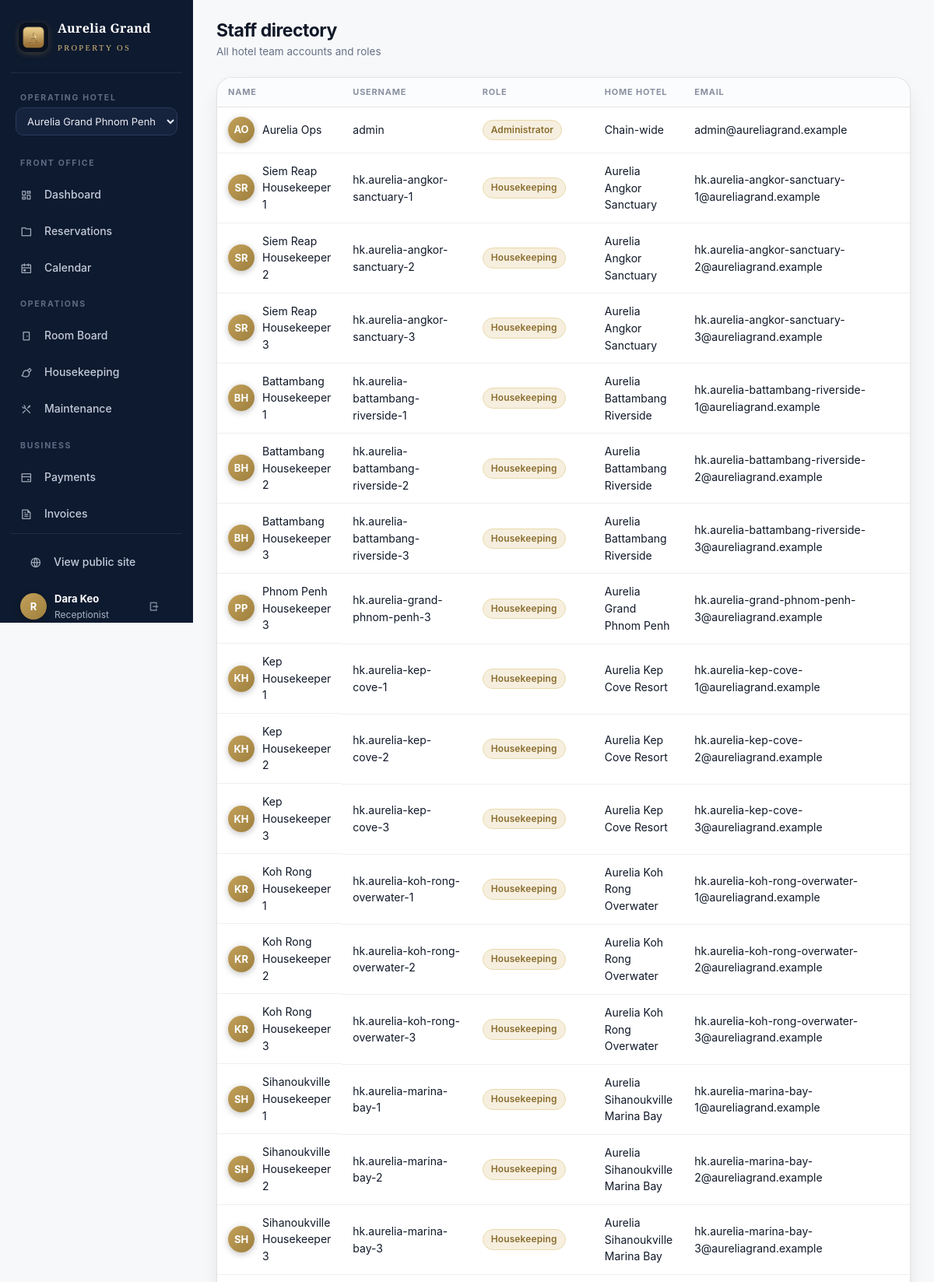
The app's page /auth/staff/ (signed in, upper part) with its own data.
### accounts/models.py (models this page shows, shortened)
class User(AbstractUser):
    class Role(models.TextChoices):
        GUEST = "guest", "Guest"
        RECEPTIONIST = "receptionist", "Receptionist"
        HOUSEKEEPING = "housekeeping", "Housekeeping"
        MANAGER = "manager", "Group Manager"
        PROPERTY_MANAGER = "property_manager", "Property Manager"
        ADMIN = "admin", "Administrator"
    STAFF_ROLES = {Role.RECEPTIONIST, Role.HOUSEKEEPING, Role.MANAGER, Role.PROPERTY_MANAGER, Role.ADMIN}
    role = models.CharField(max_length=20, choices=Role.choices, default=Role.GUEST)
    home_property = models.ForeignKey(
        "hotel.Property", on_delete=models.SET_NULL, null=True, blank=True,
        related_name="staff", help_text="Home hotel for staff; blank = chain-wide (head office)",
    )
    phone = models.CharField(max_length=32, blank=True)
    avatar_initials = models.CharField(max_length=4, blank=True)
    welcome_offer_used = models.BooleanField(default=False, help_text="10% first-stay welcome offer has been consumed")
    class Meta:
        ordering = ["username"]
    @property
    def is_staff_role(self) -> bool:
        return self.role in self.STAFF_ROLES
    @property
    def is_manager_or_above(self) -> bool:
        return self.role in {self.Role.MANAGER, self.Role.PROPERTY_MANAGER, self.Role.ADMIN}
    @property
    def is_group_manager_or_above(self) -> bool:
        return self.role in {self.Role.MANAGER, self.Role.ADMIN}
    @property
    def is_property_manager(self) -> bool:
        return self.role == self.Role.PROPERTY_MANAGER

### hotel/models.py (models this page shows, shortened)
class Property(models.Model):
    name = models.CharField(max_length=120)
    slug = models.SlugField(unique=True, blank=True)
    tagline = models.CharField(max_length=160, blank=True)
    vibe_tags = models.CharField(max_length=160, blank=True, default="",
                                 help_text="Comma-separated destination categories, e.g. 'Temples, History, Culture'")
    description = models.TextField(blank=True)
    city = models.CharField(max_length=80)
    country = models.CharField(max_length=80, default="Cambodia")
    address = models.CharField(max_length=200, blank=True)
    phone = models.CharField(max_length=32, blank=True)
    email = models.EmailField(blank=True)
    stars = models.PositiveSmallIntegerField(default=5, choices=[(i, f"{i}★") for i in range(3, 6)])
    currency = models.CharField(max_length=8, default="USD")
    service_rate = models.DecimalField(max_digits=4, decimal_places=3, default=Decimal("0.000"),
                                       help_text="Service charge; default 0% because the Cambodia demo uses tax only")
    tax_rate = models.DecimalField(max_digits=4, decimal_places=3, default=Decimal("0.050"),
                                   help_text="VAT/GST, e.g. 0.050 = 5%")
    check_in_hour = models.PositiveSmallIntegerField(default=14)
    check_out_hour = models.PositiveSmallIntegerField(default=12)
    image_url = models.URLField(blank=True)
    latitude = models.FloatField(null=True, blank=True, help_text="WGS-84 decimal degrees (Google Maps source)")
    longitude = models.FloatField(null=True, blank=True, help_text="WGS-84 decimal degrees (Google Maps source)")
    is_active = models.BooleanField(default=True)
    created_at = models.DateTimeField(auto_now_add=True)
    class Meta:
        ordering = ["name"]
        verbose_name_plural = "properties"

### accounts/views.py (the view)
# urls.py: path("staff/", views.staff_directory, name="staff_directory"),
@front_office_required
def staff_directory(request):
    from .models import User
    from core.properties import get_active_property
    prop = get_active_property(request)
    staff = User.objects.filter(role__in=User.STAFF_ROLES)
    if prop:
        staff = staff.filter(home_property__isnull=True) | staff.filter(home_property=prop)
    staff = staff.order_by("role", "username")
    return render(request, "accounts/staff_directory.html", {"staff": staff})

### core/context_processors.py (called while the page is built)
def site_context(request):
    from core.properties import properties_for_user
    ctx = {
        "HOTEL_NAME": "Aurelia Collection",
        "HOTEL_TAGLINE": "10 sanctuaries · Cambodia",
        "CURRENCY": settings.HOTEL_CURRENCY,
        "properties": properties_for_user(request.user),
    }
    if getattr(request.user, "is_staff_role", False):
        from core.properties import get_active_property
        ctx["active_property"] = get_active_property(request)
    return ctx

### core/properties.py (called while the page is built)
def properties_for_user(user):
    qs = Property.objects.filter(is_active=True)
    if getattr(user, "is_group_manager_or_above", False):
        return qs
    if getattr(user, "home_property_id", None):
        return qs.filter(pk=user.home_property_id)
    return qs.none()

def get_active_property(request):
    user = getattr(request, "user", None)
    if getattr(user, "is_property_manager", False):
        return getattr(user, "home_property", None)
    pk = request.session.get(SESSION_KEY)
    if pk == "all" or pk is None:
        return getattr(user, "home_property", None) if pk is None else None
    return Property.objects.filter(pk=pk, is_active=True).first()

### core/templatetags/hotel_extras.py (called while the page is built)
@register.simple_tag(takes_context=True)
def nav_active(context, prefix, exact=False):
    path = context["request"].path
    if exact:
        return "active" if path == prefix else ""
    return "active" if path.startswith(prefix) else ""

### templates/accounts/staff_directory.html (shortened to what this page needs)
{% extends "staff_base.html" %}
{% block content %}
<div class="pms-head"><div><h1>Staff directory</h1><div class="sub">All hotel team accounts and roles</div></div></div>
<div class="card"><div class="table-wrap"><table class="data">
  <thead><tr><th>Name</th><th>Username</th><th>Role</th><th>Home hotel</th><th>Email</th><th>Phone</th><th>Active</th></tr></thead>
  <tbody>
  {% for u in staff %}
    <tr>
      <td class="flex gap-2"><span class="avatar">{{ u.avatar_initials }}</span> {{ u.get_full_name|default:"—" }}</td>
      <td>{{ u.username }}</td>
      <td><span class="badge badge-gold no-dot">{{ u.get_role_display }}</span></td>
      <td>{{ u.home_property.name|default:"Chain-wide" }}</td>
      <td>{{ u.email }}</td><td>{{ u.phone|default:"—" }}</td>
    </tr>
  {% endfor %}
  </tbody>
</table></div></div>
{% endblock %}

### templates/staff_base.html (shortened to what this page needs)
{% load static hotel_extras %}<!DOCTYPE html>
<html lang="en">
<head>
  <link rel="stylesheet" href="{% static 'css/fonts/remixicon.css' %}">
  <link rel="stylesheet" href="{% static 'css/app.css' %}?v=20260929-rbac-housekeeping">
  <link rel="stylesheet" href="{% static 'css/ios.css' %}?v=20260927-logo-simple">
  <link rel="stylesheet" href="{% static 'css/premium.css' %}?v=20260928-responsive-1">
</head>
<body>
<div class="pms-layout">
  <aside class="sidebar" id="sidebar">
    <a class="brand" href="{% if user.role == 'housekeeping' %}{% url 'operations:task_board' %}{% else %}{% url 'pms:dashboard' %}{% endif %}">
      <span class="mark">A</span>
      <span><span class="name">Aurelia Grand</span><br><span class="sub">Property OS</span></span>
    </a>
    {% if user.role != 'housekeeping' %}
    <form method="get" action="{% url 'pms:switch_property' %}" style="padding:0 6px 10px" id="prop-switch">
      <label class="side-label" style="padding:6px 6px 4px;display:block">Operating hotel</label>
      <select name="property" onchange="this.form.submit()"
              style="background:#16233d;color:#e9ecf3;border-color:#2a3a5c;font-size:13px;padding:8px 10px">
        {% for pr in properties %}
        <option value="{{ pr.pk }}" {% if active_property and active_property.pk == pr.pk %}selected{% endif %}>{{ pr.name }}</option>
        {% endfor %}
      </select>
    </form>
    <span class="side-label">Front office</span>
    <a class="side-link {% nav_active '/pms/' exact=True %}" href="{% url 'pms:dashboard' %}"><span class="ic"><i class="ri-dashboard-line" aria-hidden="true"></i></span> Dashboard</a>
    <a class="side-link {% nav_active '/pms/reservations' %}" href="{% url 'pms:reservations' %}"><span class="ic"><i class="ri-folder-line" aria-hidden="true"></i></span> Reservations</a>
    <a class="side-link {% nav_active '/pms/calendar' %}" href="{% url 'pms:calendar' %}"><span class="ic"><i class="ri-calendar-event-line" aria-hidden="true"></i></span> Calendar</a>
    <span class="side-label">Operations</span>
    <a class="side-link {% nav_active '/operations/rooms' %}" href="{% url 'operations:room_board' %}"><span class="ic"><i class="ri-door-line" aria-hidden="true"></i></span> Room Board</a>
    <a class="side-link {% nav_active '/operations/housekeeping' %}" href="{% url 'operations:task_board' %}"><span class="ic"><i class="ri-brush-line" aria-hidden="true"></i></span> Housekeeping</a>
    <a class="side-link {% nav_active '/operations/maintenance' %}" href="{% url 'operations:maintenance' %}"><span class="ic"><i class="ri-tools-line" aria-hidden="true"></i></span> Maintenance</a>
    {% if user.is_manager_or_above %}
    <span class="side-label">Business</span>
    <a class="side-link {% nav_active '/pms/rates' %}" href="{% url 'pms:rates' %}"><span class="ic"><i class="ri-price-tag-3-line" aria-hidden="true"></i></span> Rates & Rules</a>
    <a class="side-link {% nav_active '/finance/payments' %}" href="{% url 'finance:payments' %}"><span class="ic"><i class="ri-bank-card-line" aria-hidden="true"></i></span> Payments</a>
    <a class="side-link {% nav_active '/finance/invoices' %}" href="{% url 'finance:invoices' %}"><span class="ic"><i class="ri-file-text-line" aria-hidden="true"></i></span> Invoices</a>
    <a class="side-link {% nav_active '/finance/reports' %}" href="{% url 'finance:reports' %}"><span class="ic"><i class="ri-bar-chart-2-line" aria-hidden="true"></i></span> Reports</a>
    <a class="side-link {% nav_active '/analytics' %}" href="{% url 'analytics:overview' %}"><span class="ic"><i class="ri-line-chart-line" aria-hidden="true"></i></span> Analytics</a>
    {% else %}
    <span class="side-label">Business</span>
    <a class="side-link {% nav_active '/finance/payments' %}" href="{% url 'finance:payments' %}"><span class="ic"><i class="ri-bank-card-line" aria-hidden="true"></i></span> Payments</a>
    <a class="side-link {% nav_active '/finance/invoices' %}" href="{% url 'finance:invoices' %}"><span class="ic"><i class="ri-file-text-line" aria-hidden="true"></i></span> Invoices</a>
    {% endif %}
    {% else %}
    <span class="side-label">My work</span>
    <a class="side-link {% nav_active '/operations/housekeeping' %}" href="{% url 'operations:task_board' %}"><span class="ic"><i class="ri-brush-line" aria-hidden="true"></i></span> My Housekeeping Tasks</a>
    {% endif %}
    <div class="side-foot">
      <a class="side-link" href="{% url 'core:home' %}"><span class="ic"><i class="ri-global-line" aria-hidden="true"></i></span> View public site</a>
      <div class="flex gap-2 mt-3">
        <span class="avatar" title="{{ user.username }}">{{ user.username|slice:":1"|upper }}</span>
        <span style="min-width:0">
          <b style="color:#fff;display:block;font-size:13px;overflow:hidden;text-overflow:ellipsis">{{ user.get_full_name|default:user.username }}</b>
          <span class="tiny">{{ user.get_role_display }}</span>
        </span>
        <form method="post" action="{% url 'accounts:logout' %}" style="margin-left:auto">{% csrf_token %}
          <button class="btn btn-ghost btn-sm" style="color:#8b95a9" title="Sign out" type="submit"><i class="ri-logout-box-r-line" aria-hidden="true"></i></button>
        </form>
      </div>
    </div>
  </aside>
  <main class="pms-main">
    {% block content %}{% endblock %}
  </main>
</div>
</body>
</html>

### static/css/ios.css (style rules this page uses)
:root { --ios-blue: #007AFF; --ios-green: #34C759; --ios-red: #FF3B30; --ios-fill: rgba(118, 118, 128, .12); --ios-hair: rgba(60, 60, 67, .14); --ios-hair-2: rgba(60, 60, 67, .08); --ios-ink: #1c1e26; --ios-mut: #6d7280; --ios-shadow: 0 1px 2px rgba(0, 0, 0, .05), 0 10px 30px -12px rgba(0, 0, 0, .18); --ios-shadow-lg: 0 24px 70px -24px rgba(10, 20, 40, .38); }
body { font-family: -apple-system, BlinkMacSystemFont, "SF Pro Text", "SF Pro Display", "Segoe UI", Roboto, "Helvetica Neue", sans-serif; -webkit-font-smoothing: antialiased; text-rendering: optimizeLegibility; }
h1, h2, h3, h4, .pms-head h1 { letter-spacing: -.022em; }
* { scrollbar-width: thin; scrollbar-color: rgba(120, 130, 150, .35) transparent; }
.btn { border-radius: 14px; font-weight: 600; letter-spacing: -.01em; transition: transform .12s ease, filter .15s ease, box-shadow .2s ease, background .15s; }
.btn-sm { border-radius: 10px; }
.btn-ghost { background: transparent; color: var(--ios-blue); }
.card { border-radius: 20px; border: 1px solid var(--ios-hair); background: #fff; box-shadow: var(--ios-shadow); overflow: hidden; }
.badge { border-radius: 999px; letter-spacing: .01em; }
.table-wrap { border-radius: 16px; }
table.data th { font-size: 11px; text-transform: uppercase; letter-spacing: .07em; color: #8a90a0; font-weight: 700; border-bottom: 1px solid var(--ios-hair); }
table.data td { border-bottom: 1px solid var(--ios-hair-2); }
table.data tbody tr { transition: background .12s; }
.side-link { border-radius: 11px; transition: background .13s, transform .12s; }
.sidebar { scrollbar-color: #2a3a5c transparent; }
.avatar { box-shadow: 0 2px 8px rgba(0, 0, 0, .25); }
html.ios-nav body { transition: opacity .13s ease, transform .13s ease; }

### static/css/premium.css (style rules this page uses)
:root { --ease-out: cubic-bezier(.16, 1, .3, 1); --ease-spring: cubic-bezier(.34, 1.56, .64, 1); --ease-inout: cubic-bezier(.65, 0, .35, 1); --gold-grad: linear-gradient(120deg, #e8cf94, #c3a15a 40%, #f3e3b8 60%, #b08d42); }
.btn { position: relative; overflow: hidden; isolation: isolate; transition: transform .18s var(--ease-spring), box-shadow .25s, background .2s, filter .2s; }
.btn::before { content: ""; position: absolute; top: 0; left: -80%; width: 50%; height: 100%; z-index: -1; background: linear-gradient(100deg, transparent, rgba(255, 255, 255, .45), transparent); transform: skewX(-20deg); transition: left .6s var(--ease-out); }
html { background:var(--bg); }
table.data tbody tr { animation: rowIn .45s var(--ease-out) both; animation-delay: calc(var(--i, 0) * 35ms); }
table.data tbody tr { transition: background .2s; }
.side-link { transition: transform .2s var(--ease-out), background .2s, color .2s; position: relative; }
.side-link::before { content: ""; position: absolute; left: 0; top: 20%; bottom: 20%; width: 3px; border-radius: 3px; background: var(--gold); transform: scaleY(0); transition: transform .25s var(--ease-spring); }
.badge { transition: transform .2s var(--ease-spring); }
html { -webkit-text-size-adjust: 100%; }
body { min-width: 0; overflow-x: hidden; }
button, input, select, textarea { max-width: 100%; }
@media (hover: none), (pointer: coarse) { .btn { min-height: 44px; } }
@media (hover: none), (pointer: coarse) { .btn-sm { min-height: 40px; } }

### records on screen
User: username "R", get_full_name "Dara Keo", role "Receptionist"
User: avatar_initials "AO", get_full_name "Aurelia Ops", username "admin", role "Administrator", home_property.name "Chain-wide", email "admin@aureliagrand.example"
User: avatar_initials "SR", get_full_name "Siem Reap Housekeeper 1", username "hk.aurelia-angkor-sanctuary-1", role "Housekeeping", home_property.name "Aurelia Angkor Sanctuary", email "hk.aurelia-angkor-sanctuary-1@aureliagrand.example"
User: avatar_initials "SR", get_full_name "Siem Reap Housekeeper 2", username "hk.aurelia-angkor-sanctuary-2", role "Housekeeping", home_property.name "Aurelia Angkor Sanctuary", email "hk.aurelia-angkor-sanctuary-2@aureliagrand.example"
User: avatar_initials "SR", get_full_name "Siem Reap Housekeeper 3", username "hk.aurelia-angkor-sanctuary-3", role "Housekeeping", home_property.name "Aurelia Angkor Sanctuary", email "hk.aurelia-angkor-sanctuary-3@aureliagrand.example"
User: avatar_initials "BH", get_full_name "Battambang Housekeeper 1", username "hk.aurelia-battambang-riverside-1", role "Housekeeping", home_property.name "Aurelia Battambang Riverside", email "hk.aurelia-battambang-riverside-1@aureliagrand.example"
User: avatar_initials "BH", get_full_name "Battambang Housekeeper 2", username "hk.aurelia-battambang-riverside-2", role "Housekeeping", home_property.name "Aurelia Battambang Riverside", email "hk.aurelia-battambang-riverside-2@aureliagrand.example"
User: avatar_initials "BH", get_full_name "Battambang Housekeeper 3", username "hk.aurelia-battambang-riverside-3", role "Housekeeping", home_property.name "Aurelia Battambang Riverside", email "hk.aurelia-battambang-riverside-3@aureliagrand.example"
User: avatar_initials "PP", get_full_name "Phnom Penh Housekeeper 3", username "hk.aurelia-grand-phnom-penh-3", role "Housekeeping", home_property.name "Aurelia Grand Phnom Penh", email "hk.aurelia-grand-phnom-penh-3@aureliagrand.example"
User: avatar_initials "KH", get_full_name "Kep Housekeeper 1", username "hk.aurelia-kep-cove-1", role "Housekeeping", home_property.name "Aurelia Kep Cove Resort", email "hk.aurelia-kep-cove-1@aureliagrand.example"
User: avatar_initials "KH", get_full_name "Kep Housekeeper 2", username "hk.aurelia-kep-cove-2", role "Housekeeping", home_property.name "Aurelia Kep Cove Resort", email "hk.aurelia-kep-cove-2@aureliagrand.example"
User: avatar_initials "KH", get_full_name "Kep Housekeeper 3", username "hk.aurelia-kep-cove-3", role "Housekeeping", home_property.name "Aurelia Kep Cove Resort", email "hk.aurelia-kep-cove-3@aureliagrand.example"
User: avatar_initials "KR", get_full_name "Koh Rong Housekeeper 1", username "hk.aurelia-koh-rong-overwater-1", role "Housekeeping", home_property.name "Aurelia Koh Rong Overwater", email "hk.aurelia-koh-rong-overwater-1@aureliagrand.example"
User: avatar_initials "KR", get_full_name "Koh Rong Housekeeper 2", username "hk.aurelia-koh-rong-overwater-2", role "Housekeeping", home_property.name "Aurelia Koh Rong Overwater", email "hk.aurelia-koh-rong-overwater-2@aureliagrand.example"
User: avatar_initials "KR", get_full_name "Koh Rong Housekeeper 3", username "hk.aurelia-koh-rong-overwater-3", role "Housekeeping", home_property.name "Aurelia Koh Rong Overwater", email "hk.aurelia-koh-rong-overwater-3@aureliagrand.example"
User: avatar_initials "SH", get_full_name "Sihanoukville Housekeeper 1", username "hk.aurelia-marina-bay-1", role "Housekeeping", home_property.name "Aurelia Sihanoukville Marina Bay", email "hk.aurelia-marina-bay-1@aureliagrand.example"
User: avatar_initials "SH", get_full_name "Sihanoukville Housekeeper 2", username "hk.aurelia-marina-bay-2", role "Housekeeping", home_property.name "Aurelia Sihanoukville Marina Bay", email "hk.aurelia-marina-bay-2@aureliagrand.example"
User: avatar_initials "SH", get_full_name "Sihanoukville Housekeeper 3", username "hk.aurelia-marina-bay-3", role "Housekeeping", home_property.name "Aurelia Sihanoukville Marina Bay", email "hk.aurelia-marina-bay-3@aureliagrand.example"

### other values on screen
form field property "Aurelia Grand Phnom Penh"
